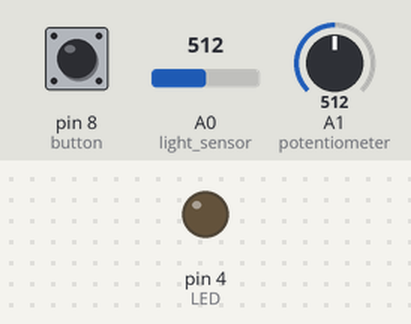
Simulated run of this sketch. Board: Arduino Uno, built with avr-gcc and run on an emulated ATmega328P. On the bench: output pins drawn as LEDs (lit = HIGH). Inputs (shaded band) come from the test bench; at power-on: pin 8 (button) LOW, A0 (light_sensor) = 512, A1 (potentiometer) = 512.

Above: at 1.2 s.
1.3 s: pin 8 (button) pulled HIGH for 0.25 s
At 1.5 s:
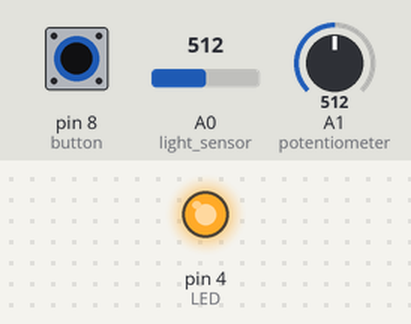
3.1 s: pin 8 (button) pulled HIGH for 3.2 s
At 7.5 s:
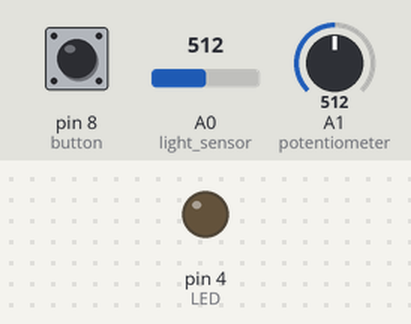
Timing chart, 0 to 9.0 s (numbered marks = the images above; inputs shaded):
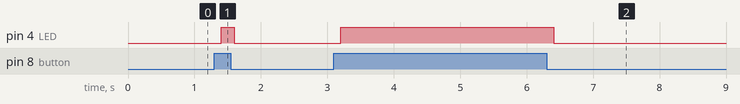

The sketch:

NightLight.ino
```cpp
/*
  Nightlight
  Checks the light sensor for a threshold value and responds with an LED light
  depending on the value read. The value of light needed to shut off the LED
  can be adjusted coursly with THRESHOLD or more finely with the
  potentionometer. The LED light may also be turned on using the attached
  tactile button.

  Author: Matthew J. Kirkland
  Date:   04/26/2017
  Ver:    1.3
*/

#define THRESHOLD 400 //adjust to change when the LED turns on
                      //the higher numbers -> more light recieved
                      //the lower number -> less light recieved

// the setup function runs once when you press reset or power the board
void setup() {
  // initialize digital pin LED_BUILTIN as an output.
  pinMode(4, OUTPUT); //LED (night light)
  pinMode(8, INPUT);  //button (manual on switch)
  pinMode(A1, INPUT);  //potentiometer (fine tunes THRESHOLD value)
  pinMode(A0, INPUT);  //light sensor
}

// the loop function runs over and over again forever
void loop(){

  delay(200); //delay when the light sensor is checked (saves power)

  //get value from light sensor
  int lightValue = analogRead(0);

  //calculate the new light value bound
  float lightBound = THRESHOLD * (1-analogRead(1)/THRESHOLD);  //create lightBound using THRESHOLD
                                                               //macro and potentiometer reading

  //check if upper threshold is met or button is depressed. If either is true, the LED
  //is turned on
  if (lightValue < lightBound || digitalRead(8))
    digitalWrite(4,HIGH);  //turn LED on
  else
    digitalWrite(4, NULL);  //turn LED off
}
```

Measured:
- after the input at 1.3 s, pin 4 (LED): LOW → HIGH after 0.10 s, → LOW 0.20 s later
- after the input at 3.1 s, pin 4 (LED): LOW → HIGH after 0.10 s, → LOW 3.2 s later
